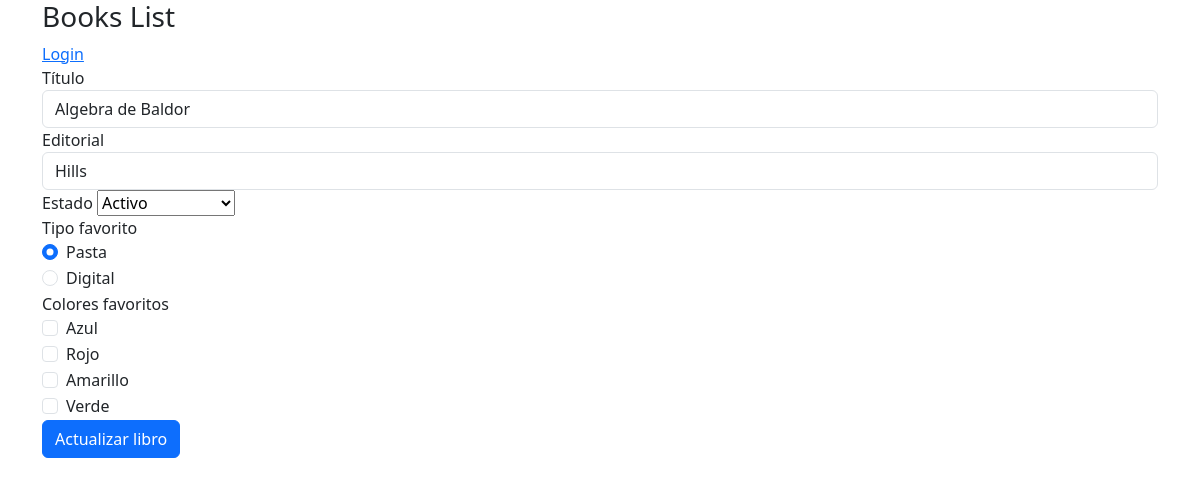
The app's page /books/5/edit, older data.
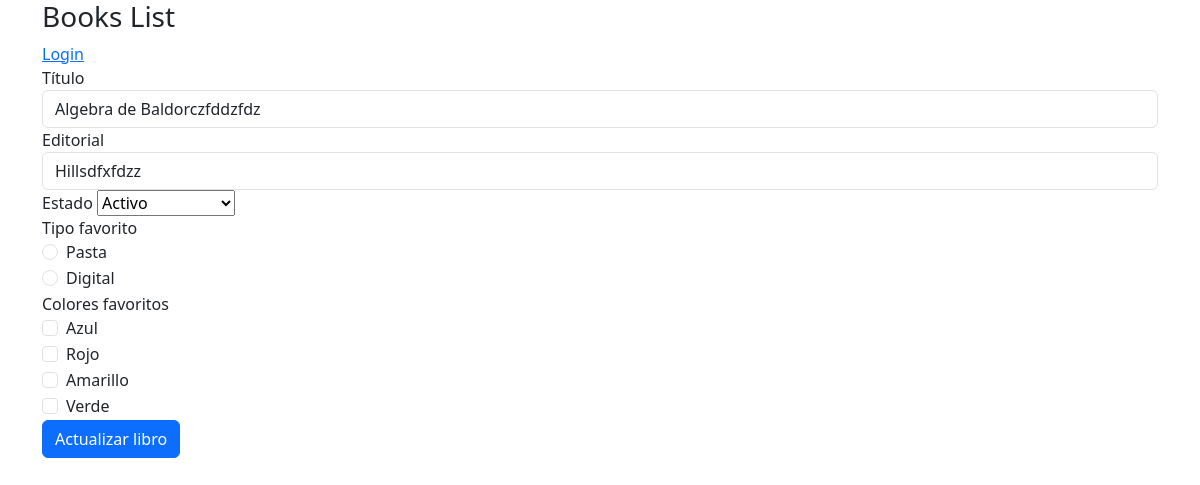
The same page, newer data.
### books/models.py (models this page shows, shortened)
class Book(models.Model):
    titulo = models.CharField(max_length=20)
    editorial = models.CharField(max_length=20)
    STATUS = (
        ('a', 'Activo'),
        ('m', 'Mantenimiento'),
        ('r', 'Reservado')
    )
    state = models.CharField(max_length=1, choices=STATUS, blank=True, default='a')
    TIPOS_BOOK = [
        ('P', 'Pasta'),
        ('D', 'Digital')
    ]
    type = models.CharField(max_length=1, choices=TIPOS_BOOK, blank=True, default='P')
    COLORS = (
        (1, 'Azul'),
        (2, 'Rojo'),
        (3, 'Amarillo'),
        (4, 'Verde')
    )
    favorite_color = models.CharField(max_length=225, choices=COLORS, blank=True, default='')
    owner = models.ForeignKey(User, on_delete=models.CASCADE, default=1)
    class Meta:
        ordering = ["titulo"]

### books/views.py (the view, shortened to what this page needs)
# urls.py: path('<int:pk>/edit', views.edit_book),  #/books/id/edit
def edit_book(request, pk):
    book = Book.objects.get(pk = pk)
    if book.favorite_color != "":
       selected_colors = book.favorite_color.split(",")
    else:
        selected_colors = []
    selected_colors = [int(x) for x in selected_colors]
    print(request.POST)
    return render(request, 'edit_book.html', {'book': book, 'states': Book.STATUS, 'type': Book.TIPOS_BOOK, 'colors':Book.COLORS, 'selected_colors':selected_colors})

### books/templates/edit_book.html (shortened to what this page needs)
{% extends 'base.html' %}
{% block content %}
<form method="POST" action="edit">
    <div class="form-group">
        <label for="exampleInputText">Título</label>
        <input type="text" class="form-control" name="titulo" id="titulo"
            placeholder="Titulo del libro" value="{{book.titulo}}">
    </div>
    <div class="form-group">
        <label for="exampleInputtext2">Editorial</label>
        <input type="Text" class="form-control" name="editorial" id="editorial"
            placeholder="Editorial del libro" value="{{book.editorial}}">
    </div>
    <div class="form-group">
        <label for="exampleInputtext2">Estado</label>
        <select name="state" id="id_state">
            {% for id, value in states %}
            <option value="{{id}}" {% if book.state == id %} selected="selected" {% endif %}> {{value}} </option>
            {% endfor %}
        </select>
    </div>
    <label > Tipo favorito</label>
    {% for id, value in type %}
    <div class="form-check">
        <input type="radio" class="form-check-input" name="type" id="id_type_{{forloop.counter0}}"   {% if book.type == id %} checked {% endif %} value="{{id}}" >
        <label for="exampleRadios1" class="form-check-label"> {{value}} </label>
    </div>
    {% endfor %}
    <label > Colores favoritos</label>
    {% for id, value in colors %}
    <div class="form-check">
        <input type="checkbox" class="form-check-input" name="favorite_color" id="id_favorite_color{{forloop.counter0}}"   {% if id in selected_colors %} checked {% endif %} value="{{id}}" >
        <label for="exampleRadios1" class="form-check-label"> {{value}} </label>
    </div>
    {% endfor %}
    <button type="submit" class="btn btn-primary">Actualizar libro</button>
</form>
{% endblock %}

Row changes from the older to the newer data that the page shows:
changed Book "Activo": titulo "Algebra de Baldor" → "Algebra de Baldorczfddzfdz"; editorial "Hills" → "Hillsdfxfdzz"; type "☑" → "☐"
